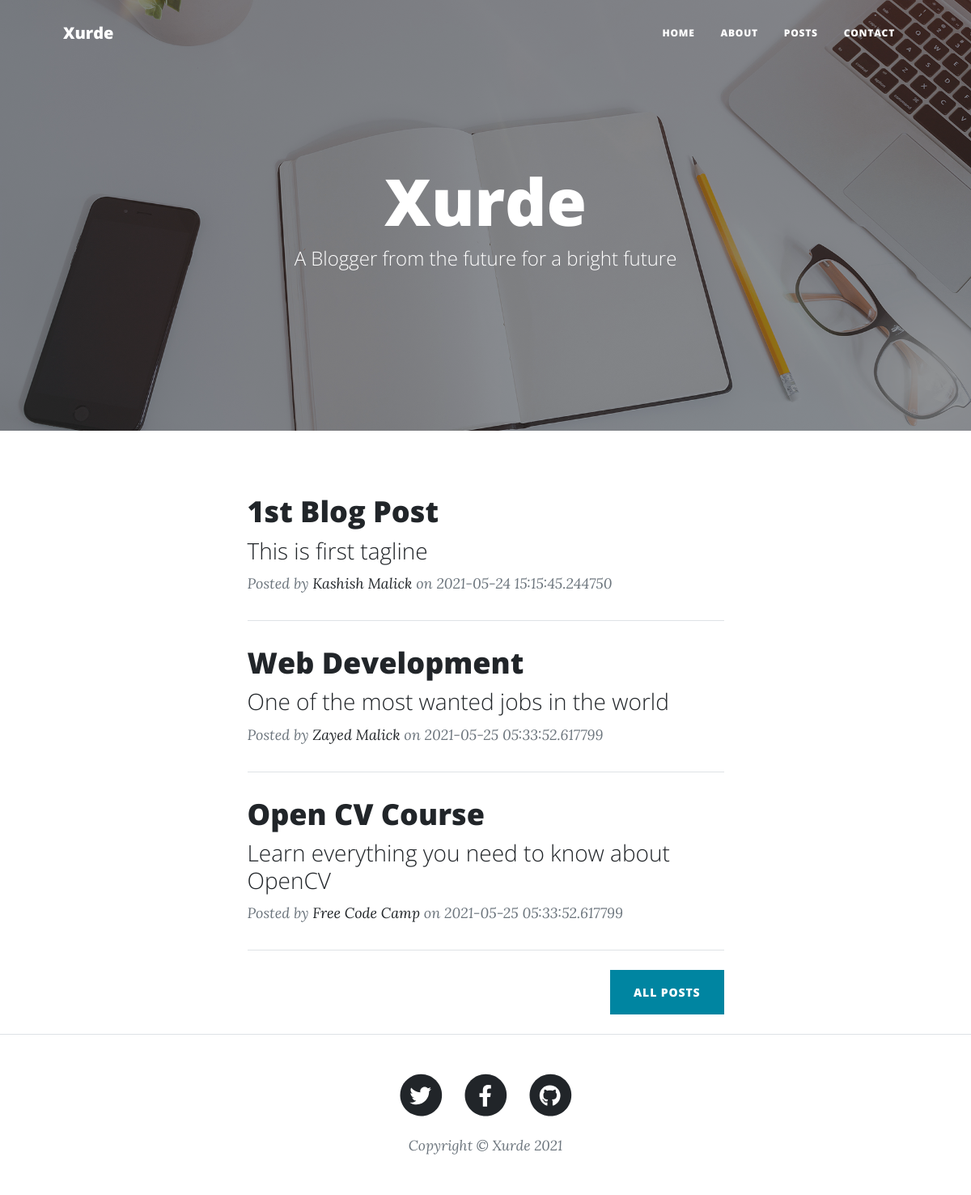
The page / on the database its author committed.
### website/models.py (models this page shows)
class Post(db.Model):
    id = db.Column(db.Integer, primary_key=True)
    title = db.Column(db.String(1000))
    tagline = db.Column(db.String(1000))
    author = db.Column(db.String(1000))
    html = db.Column(db.Text)
    date_created = db.Column(db.DateTime, default=datetime.utcnow())

### website/views.py (the view)
@views.route("/")
def home():
    posts = Post.query.order_by(Post.id)[0:settings["no_of_posts_home"]]
    return render_template("index.html", settings=settings, posts=posts)

### website/templates/index.html
{% extends 'base.html' %}
{% block content %}
<header class="masthead" style="background-image: url({{url_for("static",filename='assets/img/home-bg.jpg')}})">
    <div class="container position-relative px-4 px-lg-5">
        <div class="row gx-4 gx-lg-5 justify-content-center">
            <div class="col-md-10 col-lg-8 col-xl-7">
                <div class="site-heading">
                    <h1>{{settings.name}}</h1>
                    <span class="subheading">A Blogger from the future for a bright future</span>
                </div>
            </div>
        </div>
    </div>
</header>
<div class="container px-4 px-lg-5">
    <div class="row gx-4 gx-lg-5 justify-content-center">
        <div class="col-md-10 col-lg-8 col-xl-7">
            {% for post in posts %}
                <div class="post-preview">
                    <a href="/post/{{post.id}}">
                        <h2 class="post-title">{{ post.title }}</h2>
                        <h3 class="post-subtitle">{{ post.tagline }}</h3>
                    </a>
                    <p class="post-meta">
                        Posted by
                        <a href="#!">{{post.author}}</a>
                        on {{post.date_created}}
                    </p>
                </div>
                <hr class="my-4" />
            {% endfor %}
            <div class="d-flex justify-content-end mb-4"><a class="btn btn-primary text-uppercase" href="/posts">All Posts</a></div>
        </div>
    </div>
</div>
{% endblock content %}

### rows shown on the page
Post: title "1st Blog Post", tagline "This is first tagline", author "Kashish Malick", date_created "2021-05-24 15:15:45.244750"
Post: title "Web Development", tagline "One of the most wanted jobs in the world", author "Zayed Malick", date_created "2021-05-25 05:33:52.617799"
Post: title "Open CV Course", tagline "Learn everything you need to know about OpenCV", author "Free Code Camp", date_created "2021-05-25 05:33:52.617799"

### other values the page prints
{{ settings.name }} "Xurde"
{{ settings.copyright_year }} "2021"
